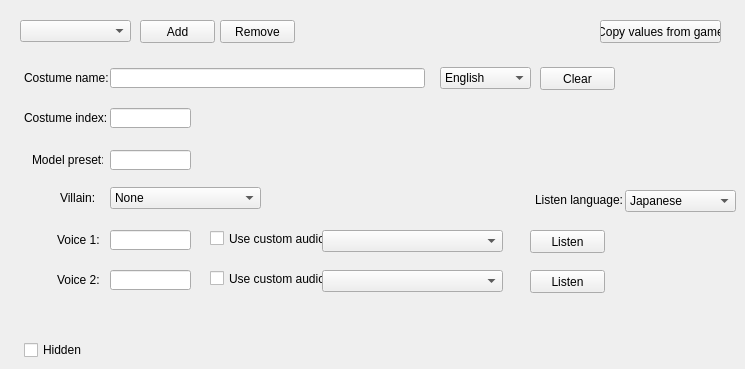
    <widget class="QWidget" name="slotsTab">
     <property name="autoFillBackground">
      <bool>true</bool>
     </property>
     <attribute name="title">
      <string>Slots</string>
     </attribute>
     <widget class="QComboBox" name="slotsComboBox">
      <property name="geometry">
       <rect>
        <x>20</x>
        <y>20</y>
        <width>111</width>
        <height>22</height>
       </rect>
      </property>
     </widget>
     <widget class="QPushButton" name="slotsAddButton">
      <property name="geometry">
       <rect>
        <x>140</x>
        <y>20</y>
        <width>75</width>
        <height>23</height>
       </rect>
      </property>
      <property name="text">
       <string>Add</string>
      </property>
     </widget>
     <widget class="QLabel" name="label_11">
      <property name="geometry">
       <rect>
        <x>24</x>
        <y>70</y>
        <width>91</width>
        <height>16</height>
       </rect>
      </property>
      <property name="text">
       <string>Costume name:</string>
      </property>
     </widget>
     <widget class="QLineEdit" name="costumeNameEdit">
      <property name="geometry">
       <rect>
        <x>110</x>
        <y>68</y>
        <width>315</width>
        <height>20</height>
       </rect>
      </property>
     </widget>
     <widget class="QPushButton" name="slotsCopyButton">
      <property name="geometry">
       <rect>
        <x>600</x>
        <y>20</y>
        <width>121</width>
        <height>23</height>
       </rect>
      </property>
      <property name="text">
       <string>Copy values from game</string>
      </property>
     </widget>
     <widget class="QComboBox" name="costumeNameLangComboBox">
      <property name="geometry">
       <rect>
        <x>440</x>
        <y>67</y>
        <width>91</width>
        <height>22</height>
       </rect>
      </property>
      <item>
       <property name="text">
        <string>English</string>
       </property>
      </item>
      <item>
       <property name="text">
        <string>Spanish (es)</string>
       </property>
      </item>
      <item>
       <property name="text">
        <string>Spanish (ca)</string>
       </property>
      </item>
      <item>
       <property name="text">
        <string>French</string>
       </property>
      </item>
      <item>
       <property name="text">
        <string>German</string>
       </property>
      </item>
      <item>
       <property name="text">
        <string>Italian</string>
       </property>
      </item>
      <item>
       <property name="text">
        <string>Portuguese</string>
       </property>
      </item>
      <item>
       <property name="text">
        <string>Polish</string>
       </property>
      </item>
      <item>
       <property name="text">
        <string>Russian</string>
       </property>
      </item>
      <item>
       <property name="text">
        <string>Chinese (tw)</string>
       </property>
      </item>
      <item>
       <property name="text">
        <string>Chinese (zh)</string>
       </property>
      </item>
      <item>
       <property name="text">
        <string>Korean</string>
       </property>
      </item>
      <item>
       <property name="text">
        <string>Japanese</string>
       </property>
      </item>
     </widget>
     <widget class="QLabel" name="label_12">
      <property name="geometry">
       <rect>
        <x>24</x>
        <y>110</y>
        <width>91</width>
        <height>16</height>
       </rect>
      </property>
      <property name="text">
       <string>Costume index:</string>
      </property>
     </widget>
     <widget class="QLineEdit" name="costumeIndexEdit">
      <property name="geometry">
       <rect>
        <x>110</x>
        <y>108</y>
        <width>81</width>
        <height>20</height>
       </rect>
      </property>
     </widget>
     <widget class="QLabel" name="label_13">
      <property name="geometry">
       <rect>
        <x>32</x>
        <y>150</y>
        <width>71</width>
        <height>20</height>
       </rect>
      </property>
      <property name="text">
       <string>Model preset:</string>
      </property>
     </widget>
     <widget class="QLineEdit" name="modelPresetEdit">
      <property name="geometry">
       <rect>
        <x>110</x>
        <y>150</y>
        <width>81</width>
        <height>20</height>
       </rect>
      </property>
     </widget>
     <widget class="QLabel" name="label_15">
      <property name="geometry">
       <rect>
        <x>57</x>
        <y>230</y>
        <width>51</width>
        <height>20</height>
       </rect>
      </property>
      <property name="text">
       <string>Voice 1:</string>
      </property>
     </widget>
     <widget class="QPushButton" name="slotsRemoveButton">
      <property name="geometry">
       <rect>
        <x>220</x>
        <y>20</y>
        <width>75</width>
        <height>23</height>
       </rect>
      </property>
      <property name="text">
       <string>Remove</string>
      </property>
     </widget>
     <widget class="QLineEdit" name="voice1Edit">
      <property name="geometry">
       <rect>
        <x>110</x>
        <y>230</y>
        <width>81</width>
        <height>20</height>
       </rect>
      </property>
     </widget>
     <widget class="QLabel" name="label_121">
      <property name="geometry">
       <rect>
        <x>57</x>
        <y>270</y>
        <width>51</width>
        <height>20</height>
       </rect>
      </property>
      <property name="text">
       <string>Voice 2:</string>
      </property>
     </widget>
     <widget class="QLineEdit" name="voice2Edit">
      <property name="geometry">
       <rect>
        <x>110</x>
        <y>270</y>
        <width>81</width>
        <height>20</height>
       </rect>
      </property>
     </widget>
     <widget class="QCheckBox" name="voice1Check">
      <property name="geometry">
       <rect>
        <x>210</x>
        <y>230</y>
        <width>121</width>
        <height>17</height>
       </rect>
      </property>
      <property name="text">
       <string>Use custom audio</string>
      </property>
     </widget>
     <widget class="QCheckBox" name="voice2Check">
      <property name="geometry">
       <rect>
        <x>210</x>
        <y>270</y>
        <width>121</width>
        <height>17</height>
       </rect>
      </property>
      <property name="text">
       <string>Use custom audio</string>
      </property>
     </widget>
     <widget class="QComboBox" name="voice1ComboBox">
      <property name="geometry">
       <rect>
        <x>322</x>
        <y>230</y>
        <width>181</width>
        <height>22</height>
       </rect>
      </property>
     </widget>
     <widget class="QComboBox" name="voice2ComboBox">
      <property name="geometry">
       <rect>
        <x>322</x>
        <y>270</y>
        <width>181</width>
        <height>22</height>
       </rect>
      </property>
     </widget>
     <widget class="QToolButton" name="costumeNameClearButton">
      <property name="geometry">
       <rect>
        <x>540</x>
        <y>67</y>
        <width>75</width>
        <height>23</height>
       </rect>
      </property>
      <property name="text">
       <string>Clear</string>
      </property>
      <property name="popupMode">
       <enum>QToolButton::InstantPopup</enum>
      </property>
      <property name="toolButtonStyle">
       <enum>Qt::ToolButtonTextOnly</enum>
      </property>
     </widget>
     <widget class="QPushButton" name="voice1ListenButton">
      <property name="geometry">
       <rect>
        <x>530</x>
        <y>230</y>
        <width>75</width>
        <height>23</height>
       </rect>
      </property>
      <property name="text">
       <string>Listen</string>
      </property>
     </widget>
     <widget class="QPushButton" name="voice2ListenButton">
      <property name="geometry">
       <rect>
        <x>530</x>
        <y>270</y>
        <width>75</width>
        <height>23</height>
       </rect>
      </property>
      <property name="text">
       <string>Listen</string>
      </property>
     </widget>
     <widget class="QLabel" name="label_141">
      <property name="geometry">
       <rect>
        <x>535</x>
        <y>192</y>
        <width>91</width>
        <height>16</height>
       </rect>
      </property>
      <property name="text">
       <string>Listen language:</string>
      </property>
     </widget>
     <widget class="QComboBox" name="voiceListenLangComboBox">
      <property name="geometry">
       <rect>
        <x>625</x>
        <y>190</y>
        <width>111</width>
        <height>22</height>
       </rect>
      </property>
      <item>
       <property name="text">
        <string>Japanese</string>
       </property>
      </item>
      <item>
       <property name="text">
        <string>English</string>
       </property>
      </item>
     </widget>
     <widget class="QCheckBox" name="slotHidden">
      <property name="geometry">
       <rect>
        <x>24</x>
        <y>340</y>
        <width>91</width>
        <height>20</height>
       </rect>
      </property>
      <property name="text">
       <string>Hidden</string>
      </property>
     </widget>
     <widget class="QComboBox" name="villainCheckBox">
      <property name="geometry">
       <rect>
        <x>110</x>
        <y>187</y>
        <width>151</width>
        <height>22</height>
       </rect>
      </property>
      <item>
       <property name="text">
        <string>None</string>
       </property>
      </item>
      <item>
       <property name="text">
        <string>Super Villain (GK2)</string>
       </property>
      </item>
      <item>
       <property name="text">
        <string>Ultra Super Villain (CGK)</string>
       </property>
      </item>
     </widget>
     <widget class="QLabel" name="label_14">
      <property name="geometry">
       <rect>
        <x>60</x>
        <y>190</y>
        <width>49</width>
        <height>16</height>
       </rect>
      </property>
      <property name="text">
       <string>Villain:</string>
      </property>
     </widget>
    </widget>
